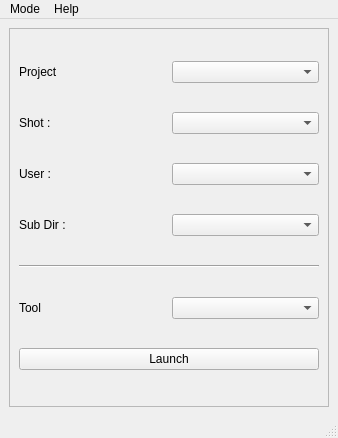
<?xml version="1.0" encoding="UTF-8"?>
<ui version="4.0">
 <class>MainWindow</class>
 <widget class="QMainWindow" name="MainWindow">
  <property name="geometry">
   <rect>
    <x>0</x>
    <y>0</y>
    <width>338</width>
    <height>438</height>
   </rect>
  </property>
  <property name="windowTitle">
   <string>MainWindow</string>
  </property>
  <widget class="QWidget" name="centralwidget">
   <layout class="QGridLayout" name="gridLayout">
    <item row="0" column="0">
     <widget class="QFrame" name="frame">
      <property name="frameShape">
       <enum>QFrame::StyledPanel</enum>
      </property>
      <property name="frameShadow">
       <enum>QFrame::Raised</enum>
      </property>
      <layout class="QGridLayout" name="gridLayout_3">
       <item row="0" column="0">
        <layout class="QGridLayout" name="gridLayout_2">
         <item row="0" column="0">
          <widget class="QLabel" name="project_lB">
           <property name="text">
            <string>Project</string>
           </property>
          </widget>
         </item>
         <item row="0" column="1">
          <widget class="QComboBox" name="project_cB"/>
         </item>
        </layout>
       </item>
       <item row="1" column="0">
        <layout class="QHBoxLayout" name="horizontalLayout">
         <item>
          <widget class="QLabel" name="shot_lB">
           <property name="text">
            <string>Shot :</string>
           </property>
          </widget>
         </item>
         <item>
          <widget class="QComboBox" name="shot_cB"/>
         </item>
        </layout>
       </item>
       <item row="2" column="0">
        <layout class="QHBoxLayout" name="horizontalLayout_2">
         <item>
          <widget class="QLabel" name="User_lB">
           <property name="text">
            <string>User :</string>
           </property>
          </widget>
         </item>
         <item>
          <widget class="QComboBox" name="User_cB"/>
         </item>
        </layout>
       </item>
       <item row="3" column="0">
        <layout class="QHBoxLayout" name="horizontalLayout_3">
         <item>
          <widget class="QLabel" name="subir_lB">
           <property name="text">
            <string>Sub Dir : </string>
           </property>
          </widget>
         </item>
         <item>
          <widget class="QComboBox" name="subdir_cB"/>
         </item>
        </layout>
       </item>
       <item row="4" column="0">
        <widget class="Line" name="line">
         <property name="orientation">
          <enum>Qt::Horizontal</enum>
         </property>
        </widget>
       </item>
       <item row="5" column="0">
        <layout class="QHBoxLayout" name="horizontalLayout_4">
         <item>
          <widget class="QLabel" name="tools_lB">
           <property name="text">
            <string>Tool</string>
           </property>
          </widget>
         </item>
         <item>
          <widget class="QComboBox" name="tools_cB"/>
         </item>
        </layout>
       </item>
       <item row="6" column="0">
        <widget class="QPushButton" name="launch_button">
         <property name="text">
          <string>Launch</string>
         </property>
        </widget>
       </item>
      </layout>
     </widget>
    </item>
   </layout>
  </widget>
  <widget class="QMenuBar" name="menubar">
   <property name="geometry">
    <rect>
     <x>0</x>
     <y>0</y>
     <width>338</width>
     <height>21</height>
    </rect>
   </property>
   <widget class="QMenu" name="menuMode">
    <property name="title">
     <string>Mode</string>
    </property>
   </widget>
   <widget class="QMenu" name="menuHelp">
    <property name="title">
     <string>Help</string>
    </property>
   </widget>
   <addaction name="menuMode"/>
   <addaction name="menuHelp"/>
  </widget>
  <widget class="QStatusBar" name="statusbar"/>
 </widget>
 <resources/>
 <connections/>
</ui>
